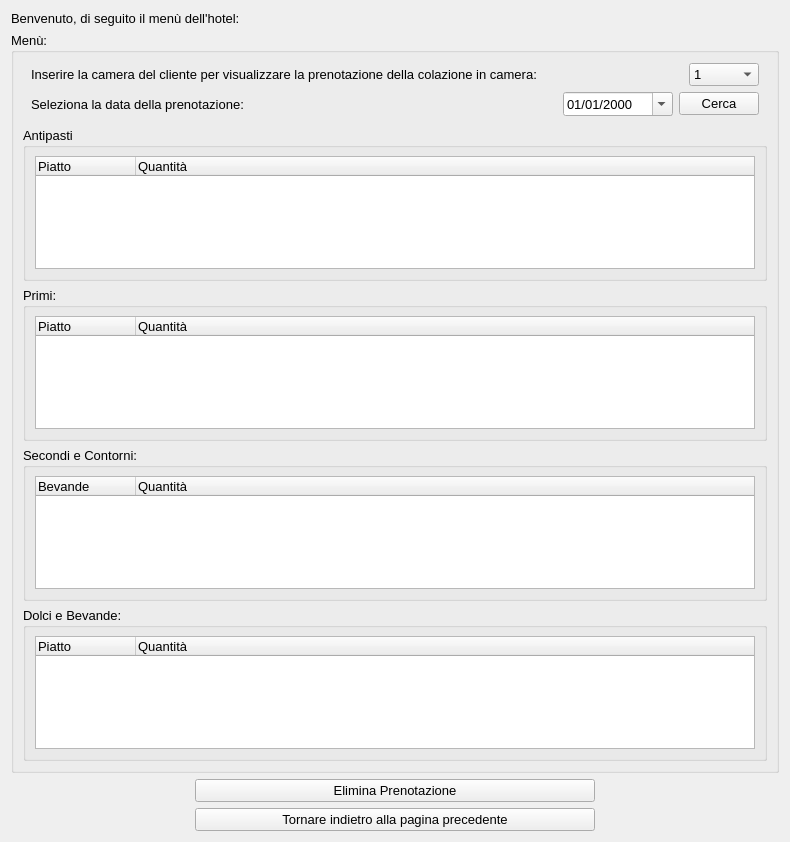
<?xml version="1.0" encoding="UTF-8"?>
<ui version="4.0">
 <class>mainWidget</class>
 <widget class="QWidget" name="mainWidget">
  <property name="geometry">
   <rect>
    <x>0</x>
    <y>0</y>
    <width>790</width>
    <height>842</height>
   </rect>
  </property>
  <property name="minimumSize">
   <size>
    <width>790</width>
    <height>820</height>
   </size>
  </property>
  <property name="font">
   <font>
    <family>Arial</family>
    <pointsize>10</pointsize>
   </font>
  </property>
  <property name="windowTitle">
   <string>Struttura Alberghiera</string>
  </property>
  <layout class="QVBoxLayout" name="verticalLayout">
   <property name="leftMargin">
    <number>11</number>
   </property>
   <property name="topMargin">
    <number>11</number>
   </property>
   <property name="rightMargin">
    <number>11</number>
   </property>
   <property name="bottomMargin">
    <number>11</number>
   </property>
   <item>
    <widget class="QLabel" name="labelIntroduzionePagina">
     <property name="text">
      <string>Benvenuto, di seguito il menù dell'hotel:</string>
     </property>
    </widget>
   </item>
   <item>
    <widget class="QGroupBox" name="groupboxMenuColazioneInCameraCamerieri">
     <property name="title">
      <string>Menù:</string>
     </property>
     <layout class="QVBoxLayout" name="verticalLayout_14">
      <property name="topMargin">
       <number>5</number>
      </property>
      <item>
       <widget class="QWidget" name="widgetColazioneInCamera" native="true">
        <layout class="QVBoxLayout" name="verticalLayout_2">
         <property name="leftMargin">
          <number>8</number>
         </property>
         <property name="topMargin">
          <number>5</number>
         </property>
         <property name="rightMargin">
          <number>8</number>
         </property>
         <property name="bottomMargin">
          <number>5</number>
         </property>
         <item>
          <widget class="QWidget" name="widgetDataCerca" native="true">
           <property name="sizePolicy">
            <sizepolicy hsizetype="Preferred" vsizetype="Preferred">
             <horstretch>0</horstretch>
             <verstretch>0</verstretch>
            </sizepolicy>
           </property>
           <layout class="QHBoxLayout" name="horizontalLayout">
            <property name="leftMargin">
             <number>0</number>
            </property>
            <property name="topMargin">
             <number>0</number>
            </property>
            <property name="rightMargin">
             <number>0</number>
            </property>
            <property name="bottomMargin">
             <number>0</number>
            </property>
            <item>
             <widget class="QLabel" name="labelInserimentoCamera">
              <property name="text">
               <string>Inserire la camera del cliente per visualizzare la prenotazione della colazione in camera:</string>
              </property>
             </widget>
            </item>
            <item>
             <widget class="QComboBox" name="comboboxPranzo">
              <property name="maximumSize">
               <size>
                <width>70</width>
                <height>16777215</height>
               </size>
              </property>
              <property name="maxVisibleItems">
               <number>20</number>
              </property>
              <item>
               <property name="text">
                <string>1</string>
               </property>
              </item>
              <item>
               <property name="text">
                <string>2</string>
               </property>
              </item>
              <item>
               <property name="text">
                <string>3</string>
               </property>
              </item>
              <item>
               <property name="text">
                <string>4</string>
               </property>
              </item>
              <item>
               <property name="text">
                <string>5</string>
               </property>
              </item>
              <item>
               <property name="text">
                <string>6</string>
               </property>
              </item>
              <item>
               <property name="text">
                <string>7</string>
               </property>
              </item>
              <item>
               <property name="text">
                <string>8</string>
               </property>
              </item>
              <item>
               <property name="text">
                <string>9</string>
               </property>
              </item>
              <item>
               <property name="text">
                <string>10</string>
               </property>
              </item>
              <item>
               <property name="text">
                <string>11</string>
               </property>
              </item>
              <item>
               <property name="text">
                <string>12</string>
               </property>
              </item>
              <item>
               <property name="text">
                <string>13</string>
               </property>
              </item>
              <item>
               <property name="text">
                <string>14</string>
               </property>
              </item>
              <item>
               <property name="text">
                <string>15</string>
               </property>
              </item>
              <item>
               <property name="text">
                <string>16</string>
               </property>
              </item>
              <item>
               <property name="text">
                <string>17</string>
               </property>
              </item>
              <item>
               <property name="text">
                <string>18</string>
               </property>
              </item>
              <item>
               <property name="text">
                <string>19</string>
               </property>
              </item>
              <item>
               <property name="text">
                <string>20</string>
               </property>
              </item>
              <item>
               <property name="text">
                <string>21</string>
               </property>
              </item>
              <item>
               <property name="text">
                <string>22</string>
               </property>
              </item>
              <item>
               <property name="text">
                <string>23</string>
               </property>
              </item>
              <item>
               <property name="text">
                <string>24</string>
               </property>
              </item>
              <item>
               <property name="text">
                <string>25</string>
               </property>
              </item>
              <item>
               <property name="text">
                <string>26</string>
               </property>
              </item>
              <item>
               <property name="text">
                <string>27</string>
               </property>
              </item>
              <item>
               <property name="text">
                <string>28</string>
               </property>
              </item>
              <item>
               <property name="text">
                <string>29</string>
               </property>
              </item>
              <item>
               <property name="text">
                <string>30</string>
               </property>
              </item>
              <item>
               <property name="text">
                <string>31</string>
               </property>
              </item>
              <item>
               <property name="text">
                <string>32</string>
               </property>
              </item>
              <item>
               <property name="text">
                <string>33</string>
               </property>
              </item>
              <item>
               <property name="text">
                <string>34</string>
               </property>
              </item>
              <item>
               <property name="text">
                <string>35</string>
               </property>
              </item>
              <item>
               <property name="text">
                <string>36</string>
               </property>
              </item>
             </widget>
            </item>
           </layout>
          </widget>
         </item>
         <item>
          <widget class="QWidget" name="widgetNumeroCamera" native="true">
           <property name="sizePolicy">
            <sizepolicy hsizetype="Preferred" vsizetype="Preferred">
             <horstretch>0</horstretch>
             <verstretch>0</verstretch>
            </sizepolicy>
           </property>
           <layout class="QHBoxLayout" name="horizontalLayout_2">
            <property name="leftMargin">
             <number>0</number>
            </property>
            <property name="topMargin">
             <number>0</number>
            </property>
            <property name="rightMargin">
             <number>0</number>
            </property>
            <property name="bottomMargin">
             <number>0</number>
            </property>
            <item>
             <widget class="QLabel" name="label">
              <property name="text">
               <string>Seleziona la data della prenotazione:</string>
              </property>
             </widget>
            </item>
            <item>
             <spacer name="horizontalSpacer">
              <property name="orientation">
               <enum>Qt::Horizontal</enum>
              </property>
              <property name="sizeHint" stdset="0">
               <size>
                <width>40</width>
                <height>20</height>
               </size>
              </property>
             </spacer>
            </item>
            <item>
             <widget class="QDateEdit" name="dateEditPranzo">
              <property name="minimumSize">
               <size>
                <width>110</width>
                <height>0</height>
               </size>
              </property>
              <property name="displayFormat">
               <string>dd/MM/yyyy</string>
              </property>
              <property name="calendarPopup">
               <bool>true</bool>
              </property>
             </widget>
            </item>
            <item>
             <widget class="QPushButton" name="btnCerca">
              <property name="text">
               <string>Cerca</string>
              </property>
             </widget>
            </item>
           </layout>
          </widget>
         </item>
        </layout>
       </widget>
      </item>
      <item>
       <widget class="QGroupBox" name="groupboxGestioneCucinaDolceCamerieri">
        <property name="title">
         <string>Antipasti</string>
        </property>
        <layout class="QGridLayout" name="gridLayout">
         <property name="leftMargin">
          <number>9</number>
         </property>
         <property name="topMargin">
          <number>8</number>
         </property>
         <property name="rightMargin">
          <number>9</number>
         </property>
         <property name="bottomMargin">
          <number>9</number>
         </property>
         <item row="0" column="0">
          <widget class="QTreeWidget" name="treewidgetAntipasti">
           <property name="selectionMode">
            <enum>QAbstractItemView::NoSelection</enum>
           </property>
           <column>
            <property name="text">
             <string>Piatto</string>
            </property>
           </column>
           <column>
            <property name="text">
             <string>Quantità</string>
            </property>
           </column>
          </widget>
         </item>
        </layout>
       </widget>
      </item>
      <item>
       <widget class="QGroupBox" name="groupboxGestioneCucinaSalatoCamerieri">
        <property name="title">
         <string>Primi:</string>
        </property>
        <layout class="QGridLayout" name="gridLayout_2">
         <property name="leftMargin">
          <number>9</number>
         </property>
         <property name="topMargin">
          <number>8</number>
         </property>
         <property name="rightMargin">
          <number>9</number>
         </property>
         <property name="bottomMargin">
          <number>9</number>
         </property>
         <item row="0" column="0">
          <widget class="QTreeWidget" name="treewidgetPrimi">
           <property name="selectionMode">
            <enum>QAbstractItemView::NoSelection</enum>
           </property>
           <column>
            <property name="text">
             <string>Piatto</string>
            </property>
           </column>
           <column>
            <property name="text">
             <string>Quantità</string>
            </property>
           </column>
          </widget>
         </item>
        </layout>
       </widget>
      </item>
      <item>
       <widget class="QGroupBox" name="groupboxGestioneCucinaBevandeCamerieri">
        <property name="title">
         <string>Secondi e Contorni:</string>
        </property>
        <layout class="QGridLayout" name="gridLayout_3">
         <property name="leftMargin">
          <number>9</number>
         </property>
         <property name="topMargin">
          <number>8</number>
         </property>
         <property name="rightMargin">
          <number>9</number>
         </property>
         <property name="bottomMargin">
          <number>9</number>
         </property>
         <item row="0" column="0">
          <widget class="QTreeWidget" name="treewidgetSecondiContorni">
           <property name="selectionMode">
            <enum>QAbstractItemView::NoSelection</enum>
           </property>
           <column>
            <property name="text">
             <string>Bevande</string>
            </property>
           </column>
           <column>
            <property name="text">
             <string>Quantità</string>
            </property>
           </column>
          </widget>
         </item>
        </layout>
       </widget>
      </item>
      <item>
       <widget class="QGroupBox" name="groupBox">
        <property name="title">
         <string>Dolci e Bevande:</string>
        </property>
        <layout class="QGridLayout" name="gridLayout_5">
         <property name="leftMargin">
          <number>9</number>
         </property>
         <property name="topMargin">
          <number>8</number>
         </property>
         <property name="rightMargin">
          <number>9</number>
         </property>
         <property name="bottomMargin">
          <number>9</number>
         </property>
         <item row="0" column="0">
          <widget class="QTreeWidget" name="treewidgetDolciBevande">
           <property name="selectionMode">
            <enum>QAbstractItemView::NoSelection</enum>
           </property>
           <column>
            <property name="text">
             <string>Piatto</string>
            </property>
           </column>
           <column>
            <property name="text">
             <string>Quantità</string>
            </property>
           </column>
          </widget>
         </item>
        </layout>
       </widget>
      </item>
     </layout>
    </widget>
   </item>
   <item alignment="Qt::AlignHCenter">
    <widget class="QPushButton" name="btnElimina">
     <property name="minimumSize">
      <size>
       <width>400</width>
       <height>0</height>
      </size>
     </property>
     <property name="text">
      <string>Elimina Prenotazione</string>
     </property>
    </widget>
   </item>
   <item alignment="Qt::AlignHCenter">
    <widget class="QPushButton" name="btnTornarePaginaPrecedente">
     <property name="minimumSize">
      <size>
       <width>400</width>
       <height>0</height>
      </size>
     </property>
     <property name="text">
      <string>Tornare indietro alla pagina precedente</string>
     </property>
    </widget>
   </item>
  </layout>
 </widget>
 <resources/>
 <connections/>
</ui>
